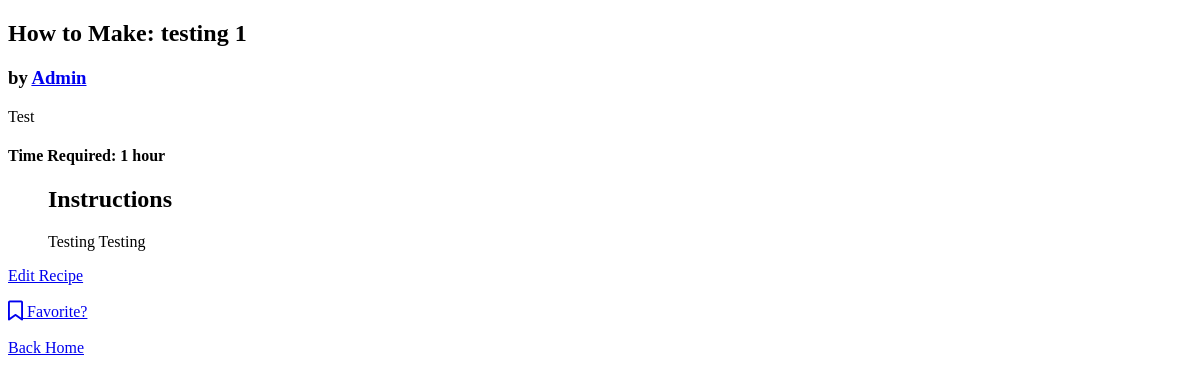
Before: /recipe/1 (signed in) with the older database file.
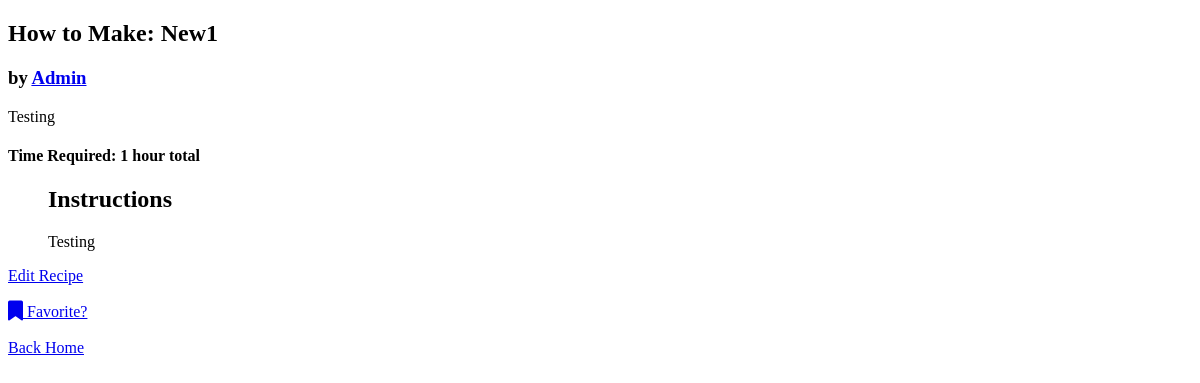
After: the same page with the newer database file.
### recipes/models.py (models this page shows, shortened)
class Recipe(models.Model):
    author = models.ForeignKey(Author, on_delete=models.CASCADE)
    title = models.CharField(max_length=30)
    description = models.TextField()
    time_required = models.CharField(max_length=30)
    instructions = models.TextField()
    favorite = models.ManyToManyField(User, related_name='favorite', blank=True)

class Author(models.Model):
    name = models.CharField(max_length=50)
    bio = models.TextField()
    user = models.OneToOneField(User, on_delete=models.CASCADE)

### recipes/views.py (the view)
# urls.py: path('recipe/<int:recipe_id>', views.recipe, name='recipe'),
def recipe(req, recipe_id):
    is_fav = False
    recipe = Recipe.objects.get(id=recipe_id)
    if recipe.favorite.filter(id=req.user.id).exists():
        is_fav = True
    return render(req, 'recipe.html', {
        'recipe': recipe,
        'is_fav': is_fav,
    })

### recipes/templates/recipe.html (shortened to what this page needs)
{% extends "base.html" %}
{% block content %}
<h2>How to Make: {{recipe.title}}</h2>
<h3>by <a href="/author/{{recipe.author.id}}">{{recipe.author.name}}</a></h3>
<p>{{ recipe.description }}</p>
<h4>Time Required: {{ recipe.time_required }}</h4>
<ul>
        <h2>Instructions</h2>
        <p> {{ recipe.instructions }}
</ul>
{% if user.is_authenticated %}
<a href="{% url 'recipe_edit' recipe.id %}">Edit Recipe</a>
<br>
<br>
<div>
        {% if is_fav %}
        <a href="{% url 'recipe_fav' recipe.id %}">
        <i class="fas fa-bookmark fa-lg"></i>
        Favorite?</a>
        {% else %}
        <a href="{% url 'recipe_fav' recipe.id %}">
        <i class="far fa-bookmark fa-lg"></i>
        Favorite?</a>
        {% endif %}
</div>
{% endif %}
<br>
<a href="{% url 'home' %}">Back Home</a>
{% endblock %}

Changed rows visible on the page:
changed Recipe "Admin": title "testing 1" → "New1"; description "Test" → "Testing"; time_required "1 hour" → "1 hour total"; instructions "Testing Testing" → "Testing"
